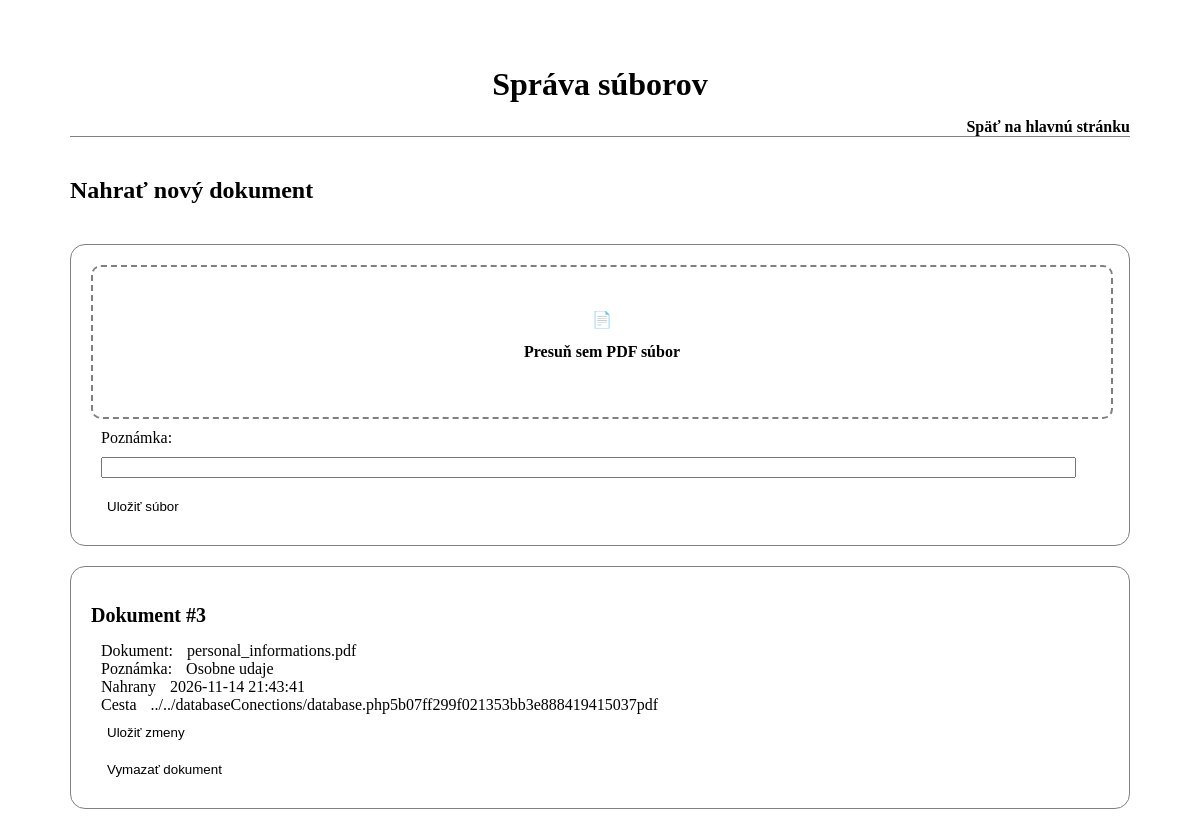
Screenshot of /bakalarka/Admin/admin-files.php (signed in) with the database file from the repository.
### tables this page shows
CREATE TABLE `document` (
  `id_document` int(11) NOT NULL,
  `note` varchar(255) DEFAULT NULL,
  `timestamp` datetime NOT NULL DEFAULT current_timestamp(),
  `file_name` varchar(255) NOT NULL,
  `file_path` varchar(255) NOT NULL
);

### bakalarka/Admin/admin-files.php (the view, shortened to what this page needs)
<?php
require_once __DIR__ . '/../databaseConections/database.php';
$sql = 'select id_document, file_path, file_name, note, timestamp from document';
$stmt = $pdo->query($sql);
$documents = $stmt->fetchAll(); ?>
<!DOCTYPE html>
<html lang="sk">
<head>
    <link rel="stylesheet" href="../../shared/css/global.css">
    <link rel="stylesheet" href="../../shared/css/Admin/adminTranslations.css">
    <link rel="stylesheet" href="../../shared/css/Admin/admin-file.css">
</head>
<body>
    <main>
        <div class="admin-messages">
            <h1>Správa súborov</h1>
            <a href="../Pages/index.php">Späť na hlavnú stránku</a>
            <div class="form-list">
                <h2>Nahrať nový dokument</h2>
                <article class="form-card">
                    <form class="admin-form upload-document" method="POST" enctype="multipart/form-data">
                        <div class="translation-forms">
                            <div class="drop-zone" id="document-drop-zone">
                                <div class="drop-zone-content">
                                    <span class="drop-zone-icon">📄</span>
                                    <p>Presuň sem PDF súbor</p>
                                </div>
                            </div>
                            <label>Poznámka:</label>
                            <input type="text" name="translation_sk">
                            <button type="submit">Uložiť súbor</button>
                        </div>
                    </form>
                </article>
                <?php foreach ($documents as $document): ?>
                    <article class="form-card">
                        <form class="admin-form edit-document" method="POST" enctype="multipart/form-data">
                            <div class="document-forms">
                                <h2>
                                    Dokument #<?= (int) $document['id_document'] ?>
                                </h2>
                                <label>Dokument:</label>
                                <?= htmlspecialchars($document['file_name']) ?><br>
                                <label>Poznámka:</label>
                                <?= htmlspecialchars($document['note']) ?><br>
                                <label>Nahrany</label>
                                <?= htmlspecialchars($document['timestamp']) ?><br>
                                <label>Cesta</label>
                                <?= htmlspecialchars($document['file_path']) ?><br>
                                <button type="submit">Uložiť zmeny</button>
                            </div>
                        </form>
                        <form method="POST" action="Admin-scripts/delete-document.php"
                            onsubmit="return confirm('Naozaj chcete vymazať tento dokument?');">
                            <button type="submit" class="delete-button">
                                Vymazať dokument
                            </button>
                        </form>
                    </article>
                <?php endforeach; ?>
            </div>
        </div>
    </main>
</body>

### shared/css/global.css (style rules this page uses)
body { margin: 0; }
:root { --text-color: black; --text-color-invert: white; --text-color-hover: white; --backgroun-color: white; --background-color-hover: black; --border-color: gray; --logo-color: #252b32 }

### shared/css/Admin/adminTranslations.css (style rules this page uses)
.admin-messages>a { display: flex; margin-top: 0px; text-decoration: none; color: var(--text-color); justify-content: right; border-bottom: 1px solid var(--border-color); font-size: 16px; font-weight: bold; }
.admin-messages { width: 100%; max-width: 1100px; margin: 25px auto; padding: 20px; box-sizing: border-box; }
.admin-messages h1 { margin-bottom: 15px; justify-self: center; }
.form-list { display: flex; flex-direction: column; gap: 20px; margin: 20px auto; }
.form-card { padding: 20px; border: 1px solid var(--border-color); border-radius: 15px; box-sizing: border-box; }
.form-card h2 { margin-bottom: 15px; font-size: 20px; }
.form-card p { margin: 10px 0; ; line-height: 1.6; }
.form-card input { margin: 10px; width: 95%; }
.form-card label { margin: 10px; }
.form-card button { margin: 10px; text-decoration: none; border: none; background-color: var(--text-color-hover); }

### shared/css/Admin/admin-file.css (style rules this page uses)
.drop-zone { width: 100%; min-height: 150px; border: 2px dashed var(--border-color); border-radius: 10px; display: flex; align-items: center; justify-content: center; cursor: pointer; transition: 0.3s ease; background: var(--background-color); text-align: center; }
.drop-zone-content { pointer-events: none; }
.drop-zone-content p { font-weight: bold; margin-bottom: 10px; }
.document-forms { justify-self: left; }

### rows the page displays
document: id_document "3", file_name "personal_informations.pdf", note "Osobne udaje", timestamp "2026-11-14 21:43:41", file_path "../../databaseConections/database.php5b07ff299f021353bb3e888419415037pdf"
